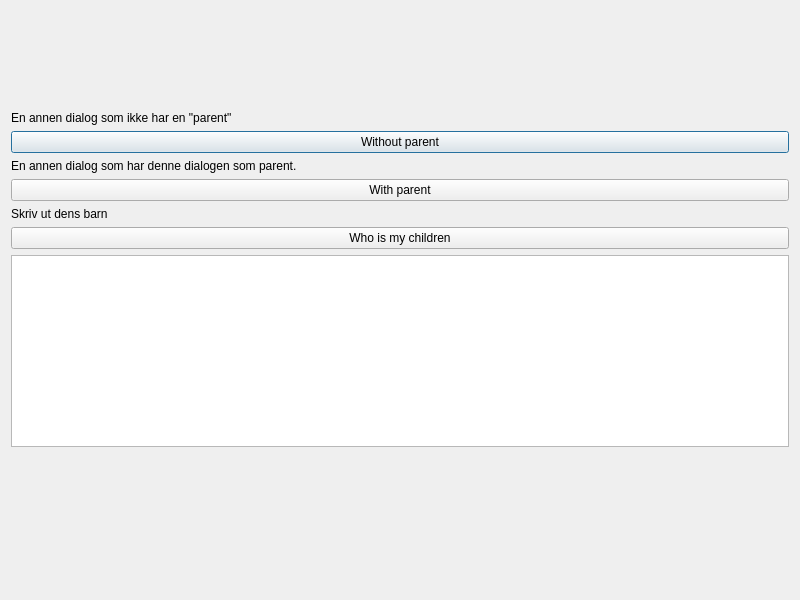
<?xml version="1.0" encoding="UTF-8"?>
<ui version="4.0">
 <class>Dialog</class>
 <widget class="QDialog" name="Dialog">
  <property name="geometry">
   <rect>
    <x>0</x>
    <y>0</y>
    <width>800</width>
    <height>600</height>
   </rect>
  </property>
  <property name="windowTitle">
   <string>Dialog</string>
  </property>
  <layout class="QVBoxLayout" name="verticalLayout_2">
   <item>
    <layout class="QVBoxLayout" name="verticalLayout">
     <item>
      <spacer name="verticalSpacer">
       <property name="orientation">
        <enum>Qt::Vertical</enum>
       </property>
       <property name="sizeHint" stdset="0">
        <size>
         <width>20</width>
         <height>40</height>
        </size>
       </property>
      </spacer>
     </item>
     <item>
      <widget class="QLabel" name="label">
       <property name="text">
        <string>En annen dialog som ikke har en &quot;parent&quot;</string>
       </property>
      </widget>
     </item>
     <item>
      <widget class="QPushButton" name="btnNoParent">
       <property name="text">
        <string>Without parent</string>
       </property>
      </widget>
     </item>
    </layout>
   </item>
   <item>
    <widget class="QLabel" name="label_2">
     <property name="text">
      <string>En annen dialog som har denne dialogen som parent. </string>
     </property>
    </widget>
   </item>
   <item>
    <widget class="QPushButton" name="btnWithParent">
     <property name="text">
      <string>With parent</string>
     </property>
    </widget>
   </item>
   <item>
    <widget class="QLabel" name="label_3">
     <property name="text">
      <string>Skriv ut dens barn</string>
     </property>
    </widget>
   </item>
   <item>
    <widget class="QPushButton" name="btnChildren">
     <property name="text">
      <string>Who is my children</string>
     </property>
    </widget>
   </item>
   <item>
    <widget class="QListWidget" name="listWidget"/>
   </item>
   <item>
    <spacer name="verticalSpacer_2">
     <property name="orientation">
      <enum>Qt::Vertical</enum>
     </property>
     <property name="sizeHint" stdset="0">
      <size>
       <width>20</width>
       <height>40</height>
      </size>
     </property>
    </spacer>
   </item>
  </layout>
 </widget>
 <resources/>
 <connections/>
</ui>
